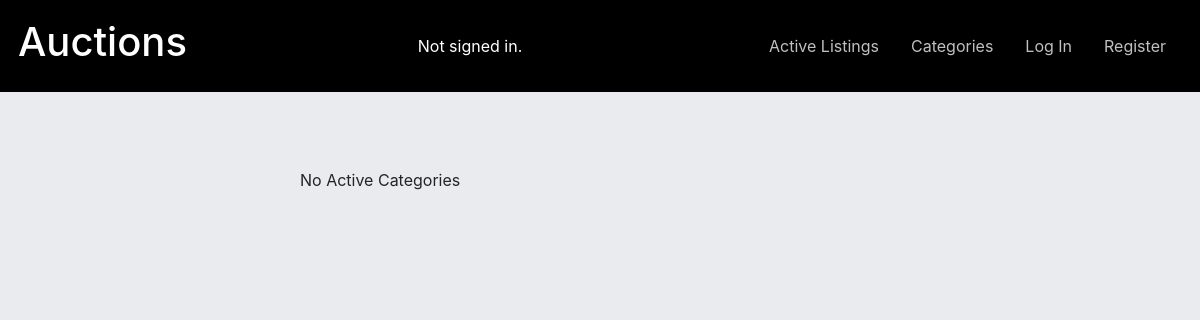
/categories, run on an earlier commit of the app's database.
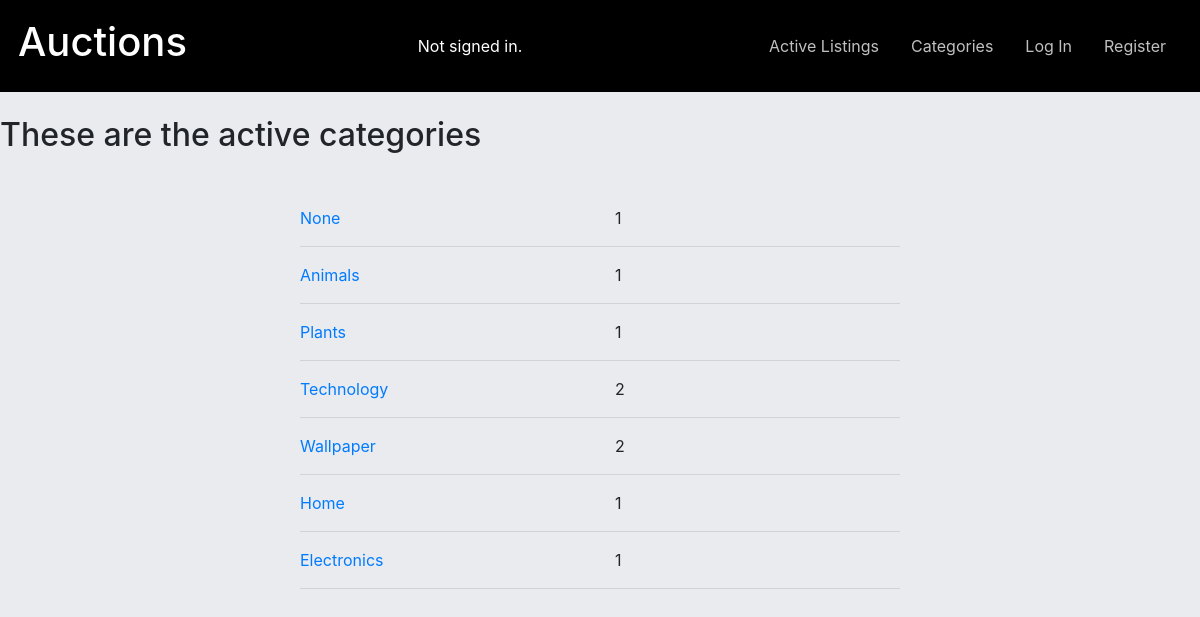
And on a later commit of the database.
### auctions/models.py (models this page shows, shortened)
class Category(models.Model):
    category = models.CharField(max_length=20, unique=True)

### auctions/views.py (the view)
# urls.py: path("categories", views.categories, name="categories"),
def categories(request):
    categories = {item.category for item in Listing.objects.all()}
    categories = [(item, len(Listing.objects.filter(category = item))) for item in categories]
    pick = "These are the active categories" if (categories) else ""
    return render(request, "auctions/categories.html", {
        "categories": categories,
        "pick":pick
    })

### auctions/templates/auctions/categories.html (shortened to what this page needs)
{% extends "auctions/layout.html" %}
{% load static %}
{% block head %}
    <link rel="stylesheet" href="{% static 'auctions/listing.css' %}" type="text/css">
{% endblock %}
{% block body %}
        <h2>{{pick}}</h2>
        <br>
        <section class="main">
            {% for category, length in categories %}
                <div class="row">
                    <div class="col-sm"><a href="{% url 'category' category.category %}">{{category.category}}</a></div>
                    <div class="col-sm">{{length}}</div>
                </div>
                <hr>
            {% empty %}
                No Active Categories
            {% endfor %}
        </section>
{% endblock %}

What changed in the data, as far as the page shows it:
added Category: category "None", length "1"
added Category: category "Animals", length "1"
added Category: category "Plants", length "1"
added Category: category "Technology", length "2"
added Category: category "Wallpaper", length "2"
added Category: category "Home", length "1"
added Category: category "Electronics", length "1"
Also different on the page:
{{ pick }}: (not shown) → "These are the active categories"
text no longer shown: "No Active Categories"
